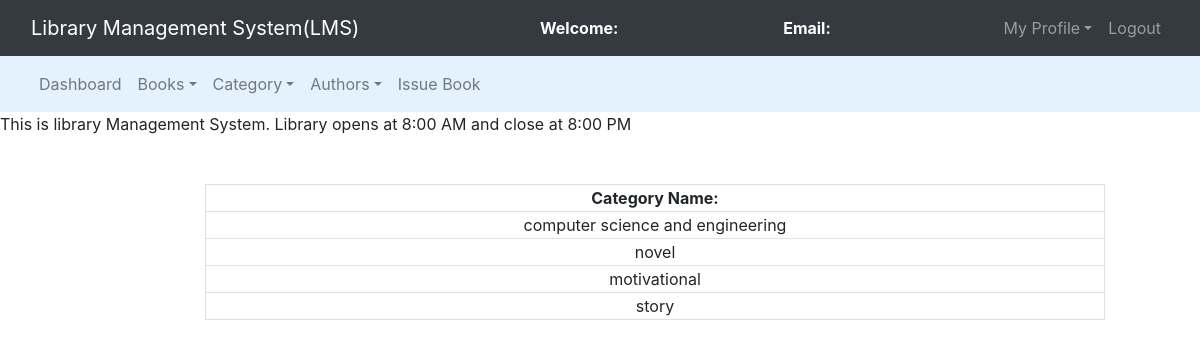
Screenshot of /admin/regcat.php with the database file from the repository.
### tables this page shows
CREATE TABLE `category` (
  `cat_id` int(11) NOT NULL,
  `cat_name` varchar(255) DEFAULT NULL
);

### admin/regcat.php (the view, shortened to what this page needs)
<?php
	$connection = mysqli_connect("localhost","root","");
	$query = "select * from category";
?>
<!DOCTYPE html>
<html>
<head>
	<link rel="stylesheet" type="text/css" href="../bootstrap-4.4.1/css/bootstrap.min.css">
</head>
<body>
	<nav class="navbar navbar-expand-lg navbar-dark bg-dark">
		<div class="container-fluid">
			<div class="navbar-header">
				<a class="navbar-brand" href="user_dashboard.php">Library Management System(LMS)</a>
			</div>
			<font style="color: white"><span><strong>Welcome: <?php echo $_SESSION['name']; ?></strong></span></font>
			<font style="color: white"><span><strong>Email: <?php echo $_SESSION['email']; ?></strong></span></font>
			<ul class="nav navbar-nav navbar-right">
				<li class="nav-item dropdown">
					<a class="nav-link dropdown-toggle" data-toggle="dropdown">My Profile</a>
				</li>
				<li class="nav-item"><a class="nav-link" href="logout.php">Logout</a></li>
			</ul>
		</div>
	</nav>
	<nav class="navbar navbar-expand-lg navbar-light" style="background-color: #e3f2fd">
		<div class="container-fluid">
			<ul class="nav navbar-nav navbar-center">
				<li class="nav-item">
					<a href="admin_dashboard.php" class="nav-link">Dashboard</a>
				</li>
				<li class="nav-item dropdown">
					<a href="" class="nav-link dropdown-toggle" data-toggle="dropdown">Books</a>
				</li>
				<li class="nav-item dropdown">
					<a href="" class="nav-link dropdown-toggle" data-toggle="dropdown">Category</a>
				</li>
				<li class="nav-item dropdown">
					<a href="" class="nav-link dropdown-toggle" data-toggle="dropdown">Authors</a>
				</li>
				<li class="nav-item">
					<a href="" class="nav-link">Issue Book</a>
				</li>
			</ul>
		</div>
	</nav>
	<span><marquee>This is library Management System. Library opens at 8:00 AM and close at 8:00 PM</marquee></span><br><br>
	<div class="row">
		<div class="col-md-2"></div>
		<div class="col-md-8">
			<form>
				<table class="table-bordered" width="900px" style="text-align: center;">
					<tr>
						<th>Category Name:</th>
					</tr>
					<?php
						$query_run = mysqli_query($connection,$query);
						while($row = mysqli_fetch_assoc($query_run)){
							$category_name = $row['cat_name'];
							?>
							<tr>
								<td><?php echo $category_name; ?></td>
							</tr>
							<?php
						}
					?>
				</table>
			</form>
		</div>
		<div class="col-md-2"></div>
	</div>
</body>
</html>

### rows the page displays
category: cat_name "computer science and engineering"
category: cat_name "novel"
category: cat_name "motivational"
category: cat_name "story"
